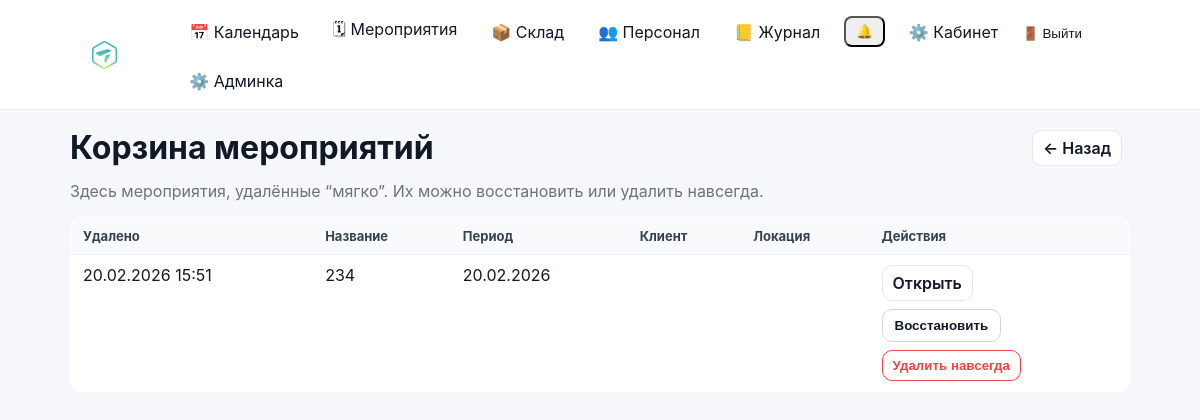
/events/trash/ (signed in), run on an earlier commit of the app's database.
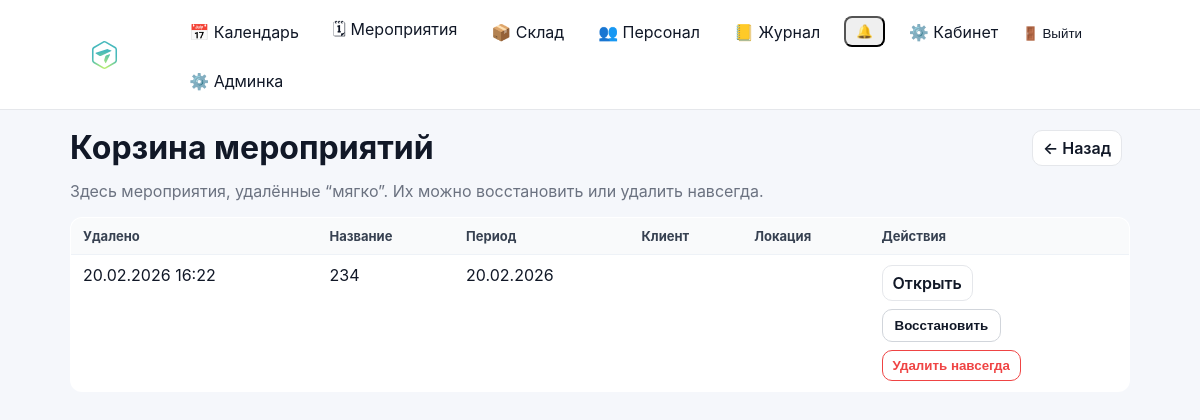
And on a later commit of the database.
### events/models.py (models this page shows, shortened)
class Event(models.Model):
    class Meta:
        permissions = [
            ("edit_event_card", "Can edit event card (dates/status/etc)"),
            ("edit_event_equipment", "Can edit event equipment (own/rented)"),
        ]
    STATUS_DRAFT = "draft"
    STATUS_CONFIRMED = "confirmed"
    STATUS_CANCELLED = "cancelled"
    STATUS_CLOSED = "closed"
    STATUS_CHOICES = (
        (STATUS_DRAFT, "Черновик"),
        (STATUS_CONFIRMED, "Подтверждено"),
        (STATUS_CANCELLED, "Отменено"),
        (STATUS_CLOSED, "Закрыто"),
    )
    name = models.CharField(max_length=200)
    start_date = models.DateField()
    end_date = models.DateField(blank=True, null=True)
    client = models.CharField(max_length=200, blank=True)
    location = models.CharField(max_length=200, blank=True)
    responsible = models.ForeignKey(
        User,
        on_delete=models.SET_NULL,
        null=True,
        related_name="events",
    )
    s_engineer = models.ForeignKey(
        User,
        on_delete=models.SET_NULL,
        null=True,
        blank=True,
        related_name="senior_events",
    )
    engineers = models.ManyToManyField(
        User,
        blank=True,
        related_name="engineer_events",
    )
    notes = models.TextField(blank=True, default="")
    is_deleted = models.BooleanField(default=False)
    deleted_at = models.DateTimeField(null=True, blank=True)
    status = models.CharField(
        max_length=20,
        choices=STATUS_CHOICES,
        default=STATUS_DRAFT,
    )
    created_at = models.DateTimeField(auto_now_add=True)

### events/views.py (the view)
# urls.py: path("events/trash/", views.event_trash_view, name="event_trash"),
@login_required
def event_trash_view(request: HttpRequest) -> HttpResponse:
    if not can_edit_event_card(request.user):
        return HttpResponseForbidden("Недостаточно прав")
    qs = (
        Event.objects.filter(is_deleted=True)
        .select_related("responsible", "s_engineer")
        .prefetch_related("engineers")
        .order_by("-deleted_at", "-id")
    )
    return render(request, "events/event_trash.html", {"events": qs})

### accounts/context_processors.py (called while the page is built)
def authz_flags(request):
    user = getattr(request, "user", None)
    return {
        "can_manage_staff": can_manage_staff(user),
        "can_edit_event_card": can_edit_event_card(user),
        "can_edit_event_equipment": can_edit_event_equipment(user),
        "can_edit_inventory": can_edit_inventory(user),
        "can_view_stock": can_view_stock(user),
    }

### accounts/permissions.py (called while the page is built)
def _ok(user) -> bool:
    return bool(user and user.is_authenticated)

def is_super(user) -> bool:
    return bool(_ok(user) and getattr(user, "is_superuser", False))

def can_manage_staff(user) -> bool:
    return is_super(user) or (_ok(user) and user.has_perm("accounts.manage_staff"))

def can_edit_inventory(user) -> bool:
    return is_super(user) or (_ok(user) and user.has_perm("inventory.manage_inventory"))

def can_view_stock(user) -> bool:
    return is_super(user) or (_ok(user) and (user.has_perm("inventory.manage_inventory") or user.has_perm("events.edit_event_card")))

def can_edit_event_card(user) -> bool:
    return is_super(user) or (_ok(user) and user.has_perm("events.edit_event_card"))

### events/templates/events/event_trash.html (shortened to what this page needs)
{% extends "base.html" %}
{% block content %}
<div class="toolbar">
  <h1 style="margin:0;">Корзина мероприятий</h1>
  <div style="display:flex; gap:10px;">
    <a class="btn-secondary" href="{% url 'event_list' %}">← Назад</a>
  </div>
</div>
<p style="color:#6b7280; margin-top:0;">
  Здесь мероприятия, удалённые “мягко”. Их можно восстановить или удалить навсегда.
</p>
<table class="list-table">
  <thead>
    <tr>
      <th>Удалено</th>
      <th>Название</th>
      <th>Период</th>
      <th>Клиент</th>
      <th>Локация</th>
      <th style="width:260px;">Действия</th>
    </tr>
  </thead>
  <tbody>
    {% for e in events %}
    <tr>
      <td>
        {% if e.deleted_at %}
          {{ e.deleted_at|date:"d.m.Y H:i" }}
        {% else %}
          —
        {% endif %}
      </td>
      <td>{{ e.name }}</td>
      <td>
        {% if e.start_date == e.end_date or not e.end_date %}
          {{ e.start_date|date:"d.m.Y" }}
        {% else %}
          {{ e.start_date|date:"d.m.Y" }} – {{ e.end_date|date:"d.m.Y" }}
        {% endif %}
      </td>
      <td>{{ e.client }}</td>
      <td>{{ e.location }}</td>
      <td>
        <div style="display:flex; flex-direction:column; gap:8px; align-items:flex-start;">
          <a class="btn-secondary" href="{% url 'event_detail' e.id %}">Открыть</a>
          <form method="post" action="{% url 'event_restore' e.id %}"
                onsubmit="return confirm('Восстановить мероприятие «{{ e.name }}»?')">
            <button type="submit" class="btn">Восстановить</button>
          </form>
          <form method="post" action="{% url 'event_purge' e.id %}"
                onsubmit="return confirm('Удалить навсегда мероприятие «{{ e.name }}»? Это действие необратимо.')">
            <button type="submit" class="btn-secondary" style="border-color:#ef4444; color:#ef4444;">
              Удалить навсегда
            </button>
          </form>
        </div>
      </td>
    </tr>
    {% empty %}
    <tr>
      <td colspan="6" style="color:#6b7280;">Корзина пуста.</td>
    </tr>
    {% endfor %}
  </tbody>
</table>
{% endblock %}

What changed in the data, as far as the page shows it:
changed Event: deleted_at "20.02.2026 15:51" → "20.02.2026 16:22"
